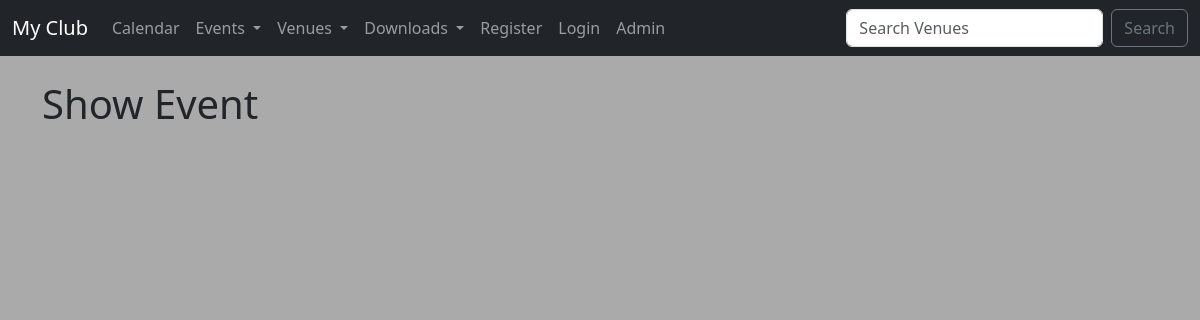
Before: /show_event/7 with the older database file.
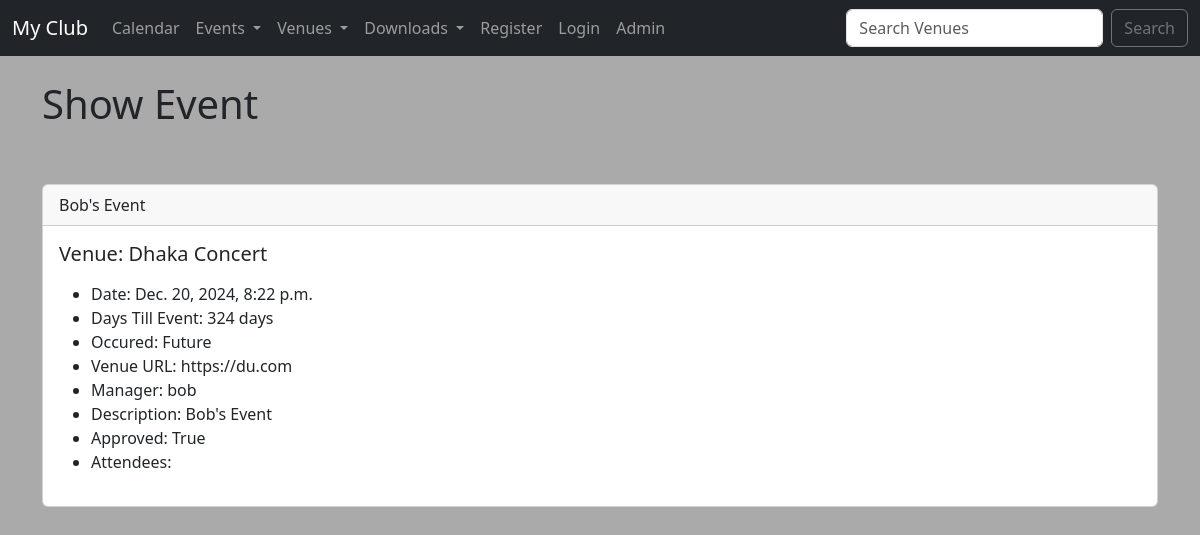
After: the same page with the newer database file.
### events/models.py (models this page shows)
class Event(models.Model):
    name = models.CharField(max_length=120)
    event_date = models.DateTimeField()
    venue = models.ForeignKey(Venue, blank=True, null=True, on_delete=models.CASCADE)
    manager = models.ForeignKey(User, blank=True, null=True, on_delete=models.SET_NULL)
    description = models.TextField(blank=True)
    attendees = models.ManyToManyField(MyClubUser, blank=True)
    approved = models.BooleanField(default=False)
    def __str__(self):
        return self.name
    @property
    def Days_till(self):
        today = date.today()
        days_till = self.event_date.date() - today
        days_till_stripped = str(days_till).split(",", 1)[0]
        return days_till_stripped
    @property
    def Is_Past(self):
        today = date.today()
        if self.event_date.date() < today:
            thing = "Past"
        else:
            thing = "Future"
        return thing

class Venue(models.Model):
    name = models.CharField(max_length=120)
    address = models.CharField(max_length=300)
    zip_code = models.CharField(max_length=15)
    phone = models.CharField(max_length=25, blank=True)
    web = models.URLField(blank=True)
    email_address = models.EmailField(blank=True)
    owner = models.IntegerField(blank=False, default=1)
    venue_image = models.ImageField(null=True, blank=True, upload_to="images/")
    def __str__(self):
        return self.name

### events/views.py (the view)
# urls.py: path('show_event/<event_id>', views.show_event, name="show-event"),
def show_event(request, event_id):
    event = Event.objects.get(pk=event_id)
    context = {
        "event" : event,
    }
    return render(request, 'show_event.html', context)

### events/templates/show_event.html (shortened to what this page needs)
{% extends 'base.html' %}
{% block content %}
<h1>Show Event</h1>
<br>
<br>
{% if event.approved %}
<div class="card">
    <div class="card-header">
        {{ event }}
    </div>
    <div class="card-body">
      <h5 class="card-title">Venue: {{ event.venue }}</h5>
      <p class="card-text">
        <ul>
            <li>Date: {{ event.event_date }}</li>
            <li>Days Till Event: {{ event.Days_till }}</li>
            <li>Occured: {{ event.Is_Past }}</li>
            <li>Venue URL: {{ event.venue.web }}</li>
            <li>Manager: {{ event.manager }}</li>
            <li>Description: {{ event.description }}</li>
            <li>Approved: {{ event.approved }}</li>
            <li>Attendees:<br>
            </li>
        </ul>
      </p>
    </div>
</div>
<br>
{% endif %}
{% endblock %}

Changed rows visible on the page:
now on this page (row edited): Event: name "Bob's Event", venue "Dhaka Concert", event_date "Dec. 20, 2024, 8:22 p.m.", Days_till "324 days", Is_Past "Future", venue.web "https://du.com", manager "bob", description "Bob's Event", approved "True"
changed Event: approved False → True (drawn)
Other visible differences:
text now shown: "Venue: Date: Days Till Event: Occured: Venue URL: Manager: Description: Approved: Attendees:"
